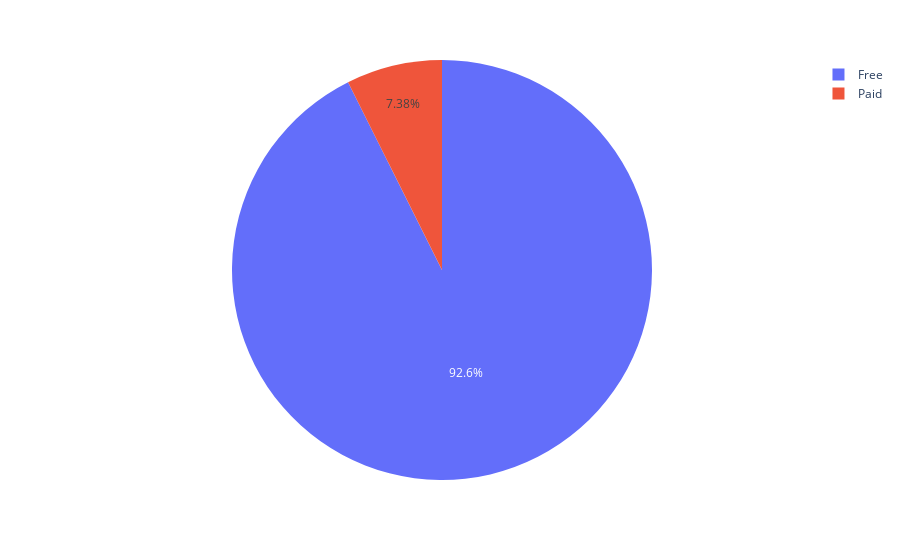

The cell this chart's notebook holds for it:
### Code cell
px.pie(names=labels,values=values)

### Figure 1 — Plotly figure (JSON) as saved in the notebook; plotly's stock layout.template omitted (floating-point values rounded to 4 significant figures)
{"data": [{"domain": {"x": [0, 1], "y": [0, 1]}, "hovertemplate": "label=%{label}<br>value=%{value}<extra></extra>", "labels": ["Free", "Paid"], "legendgroup": "", "name": "", "showlegend": true, "type": "pie", "values": [10040, 800]}], "layout": {"legend": {"tracegroupgap": 0}, "margin": {"t": 60}}}
